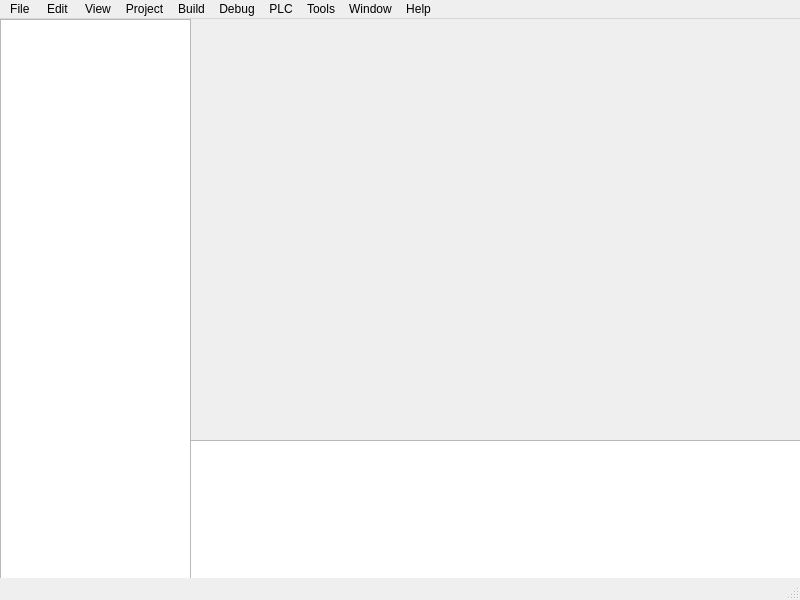
<?xml version="1.0" encoding="UTF-8"?>
<ui version="4.0">
 <class>MainWindow</class>
 <widget class="QMainWindow" name="MainWindow">
  <property name="geometry">
   <rect>
    <x>0</x>
    <y>0</y>
    <width>800</width>
    <height>600</height>
   </rect>
  </property>
  <property name="windowTitle">
   <string>MainWindow</string>
  </property>
  <widget class="QWidget" name="centralwidget">
   <widget class="QListView" name="listView">
    <property name="geometry">
     <rect>
      <x>0</x>
      <y>0</y>
      <width>191</width>
      <height>561</height>
     </rect>
    </property>
   </widget>
   <widget class="QListView" name="listView_2">
    <property name="geometry">
     <rect>
      <x>190</x>
      <y>421</y>
      <width>611</width>
      <height>141</height>
     </rect>
    </property>
   </widget>
  </widget>
  <widget class="QMenuBar" name="menubar">
   <property name="geometry">
    <rect>
     <x>0</x>
     <y>0</y>
     <width>800</width>
     <height>20</height>
    </rect>
   </property>
   <widget class="QMenu" name="menuFile">
    <property name="title">
     <string>File </string>
    </property>
   </widget>
   <widget class="QMenu" name="menuEdit">
    <property name="title">
     <string>Edit </string>
    </property>
   </widget>
   <widget class="QMenu" name="menuView">
    <property name="title">
     <string>View</string>
    </property>
   </widget>
   <widget class="QMenu" name="menuProject">
    <property name="title">
     <string>Project</string>
    </property>
   </widget>
   <widget class="QMenu" name="menuBuild">
    <property name="title">
     <string>Build</string>
    </property>
   </widget>
   <widget class="QMenu" name="menuDebug">
    <property name="title">
     <string>Debug</string>
    </property>
   </widget>
   <widget class="QMenu" name="menuPLC">
    <property name="title">
     <string>PLC</string>
    </property>
   </widget>
   <widget class="QMenu" name="menuTools">
    <property name="title">
     <string>Tools</string>
    </property>
   </widget>
   <widget class="QMenu" name="menuWindow">
    <property name="title">
     <string>Window</string>
    </property>
   </widget>
   <widget class="QMenu" name="menuHelp">
    <property name="title">
     <string>Help</string>
    </property>
   </widget>
   <addaction name="menuFile"/>
   <addaction name="menuEdit"/>
   <addaction name="menuView"/>
   <addaction name="menuProject"/>
   <addaction name="menuBuild"/>
   <addaction name="menuDebug"/>
   <addaction name="menuPLC"/>
   <addaction name="menuTools"/>
   <addaction name="menuWindow"/>
   <addaction name="menuHelp"/>
  </widget>
  <widget class="QStatusBar" name="statusbar"/>
 </widget>
 <resources/>
 <connections/>
</ui>
